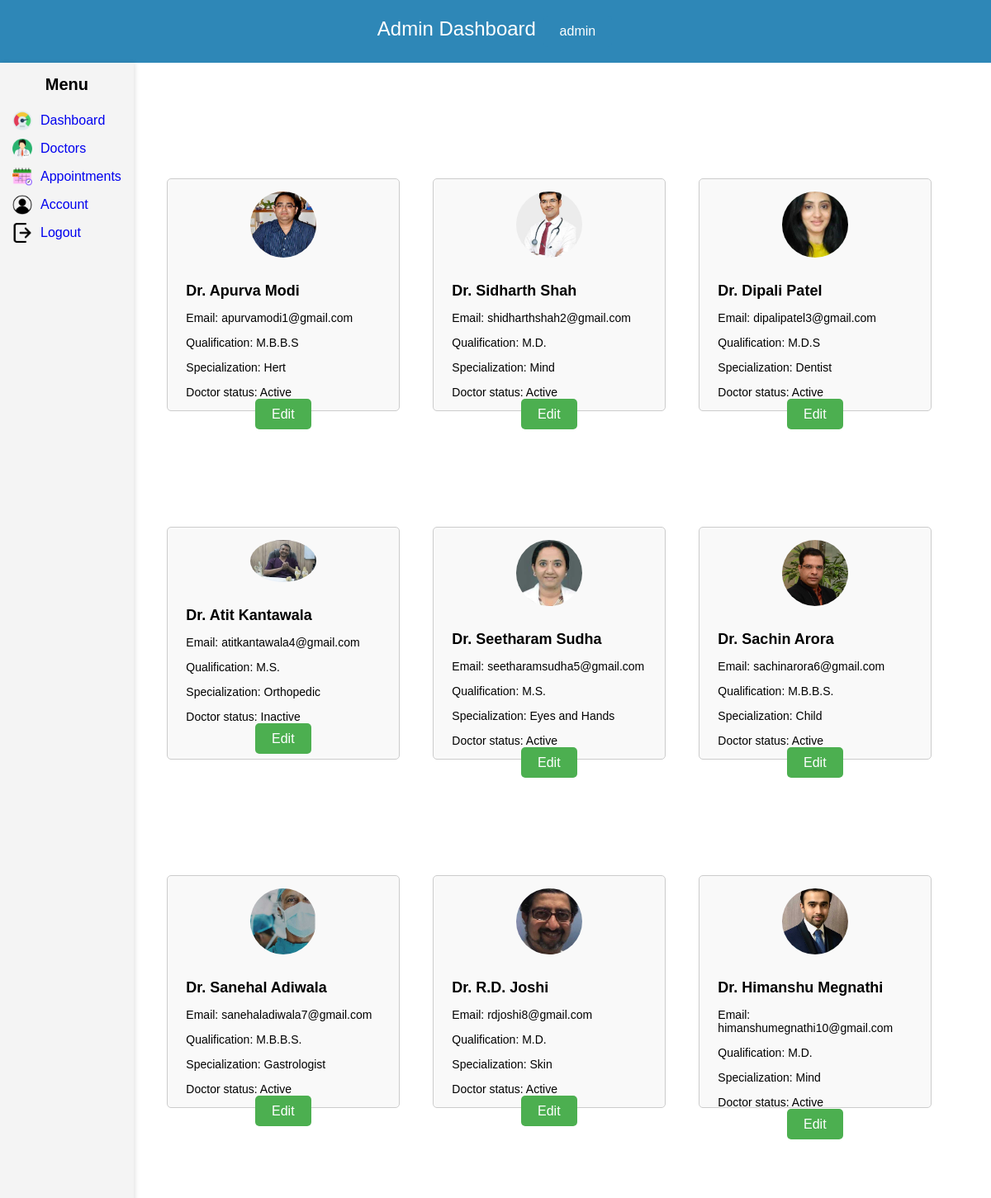
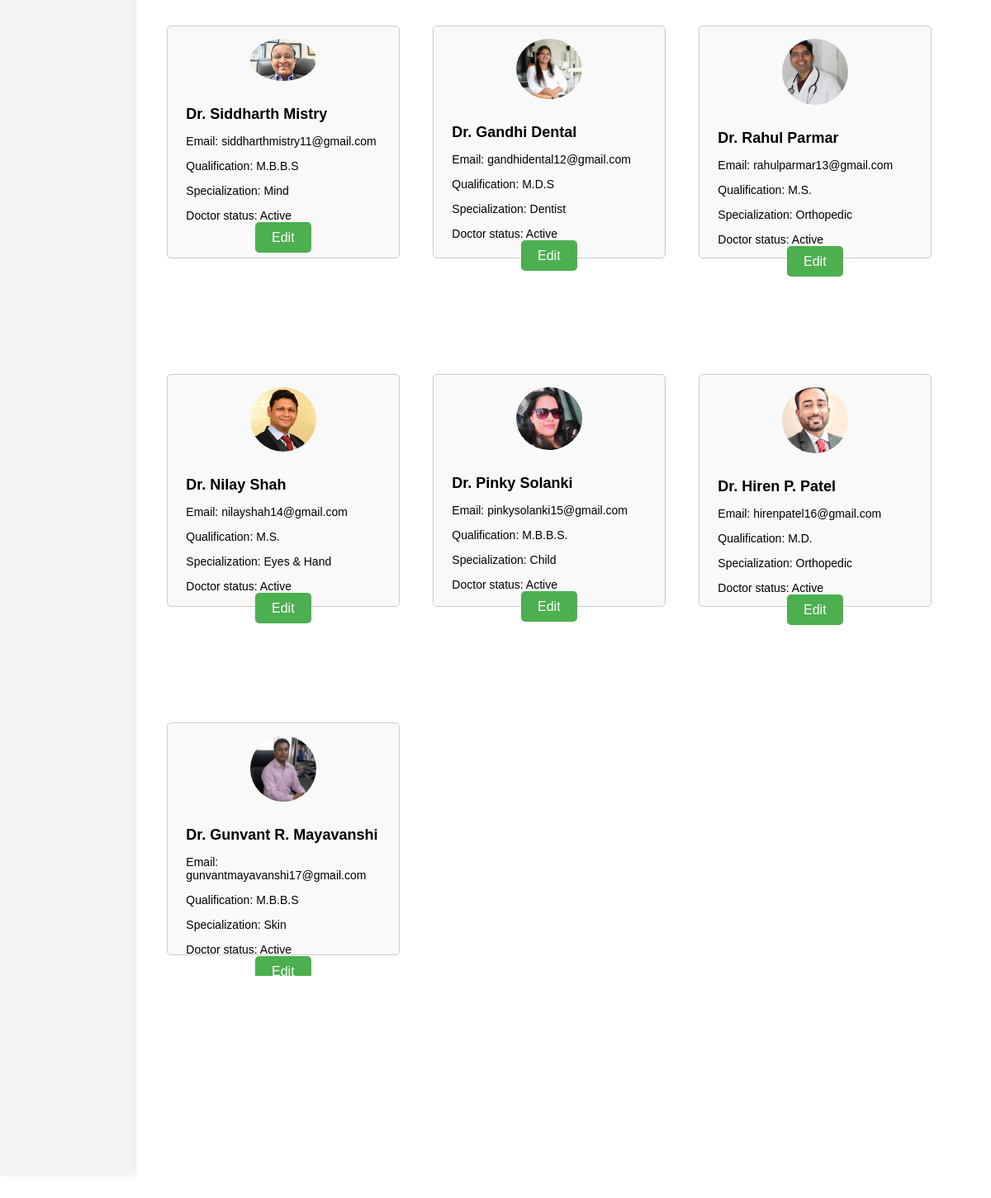
The page /admin/doctor_list.php (signed in) on the database as committed earlier (2 pictures, top to bottom).
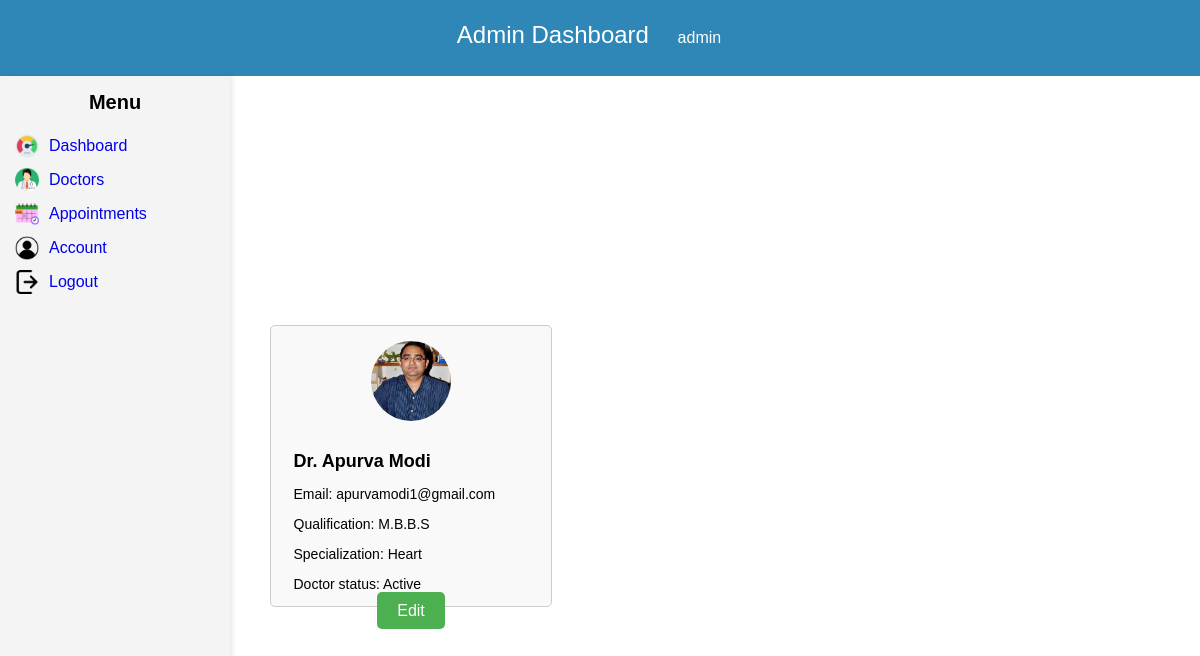
The same page on the database as committed later.
### tables this page shows
CREATE TABLE `doctor` (
  `doctor_id` int(11) NOT NULL,
  `doctor_fullname` varchar(255) NOT NULL,
  `username` varchar(255) NOT NULL,
  `email` varchar(255) NOT NULL,
  `password` varchar(255) NOT NULL,
  `qualification` varchar(255) NOT NULL,
  `specialization` varchar(255) NOT NULL,
  `experience` int(11) NOT NULL,
  `gender` enum('Male','Female') NOT NULL,
  `doctor_time` time NOT NULL,
  `address` text NOT NULL,
  `phone` varchar(20) NOT NULL,
  `status` enum('Active','Inactive') NOT NULL,
  `profile` varchar(255) NOT NULL
);

### admin/doctor_list.php (the view, shortened to what this page needs)
<?php
if(isset($_SESSION['username'])){
    $us = $_SESSION['username'];
}else{
    header('location: ../login.php');
}
?>
<!DOCTYPE html>
<html lang="en">
<head>
    <link rel="stylesheet" href="../user/main.css">
</head>
<body>
<div class="header">Admin Dashboard
<button class="logout-btn"><?php  echo $us; ?></button>
</div>
<div class="container">
<div class="sidebar">
            <h3>Menu</h3>
            <ul>
                <li>
                    <img src="img/performance.png" alt="Icon 1">
                    <a href="main.php">Dashboard</a>
                </li>
                <li>
                    <img src="img/doctor.png" alt="Icon 2">
                    <a href="doctor_list.php">Doctors</a>
                </li>
                <li>
                    <img src="img/calendar.png" alt="Appointment Icon">
                    <a href="appointment.php">Appointments</a>
                </li>
                <li>
                    <img src="img/account.png" alt="Icon 4">
                    <a href="account.php">Account</a>
                </li>
                <li>
                    <img src="img/logout.png" alt="Icon 3">
                    <a href="logout.php">Logout</a>
                </li>
            </ul>
        </div>
    <div class="doctor-cards-container">
<?php
$conn = new mysqli('localhost', 'root', '', 'healthcare');
$sql = "SELECT * FROM doctor";
$result = $conn->query($sql);
if ($result->num_rows > 0) {
    while($row = $result->fetch_assoc()) {
        echo "<div class='doctor-card'>";
        if (!empty($row['profile'])) {
            $profilePicturePath = 'uploads/' . $row['profile'];
            if (file_exists($profilePicturePath)) {
                echo '<img src="' . $profilePicturePath . '" alt="Doctor Profile Picture" class="profile-pic">';
            } else {
                echo '<img src="uploads/default-profile-picture.jpg" alt="Default Profile Picture" class="profile-pic">';
                echo '<p>Profile picture not found.</p>';
            }
        } else {
            echo '<img src="uploads/default-profile-picture.jpg" alt="Default Profile Picture" class="profile-pic">';
            echo '<p>No profile picture specified.</p>';
        }
        echo "<div class='doctor-info'>";
        echo "<h2>" . $row['doctor_fullname'] . "</h2>";
        echo "<p>Email: " . $row['email'] . "</p>";
        echo "<p>Qualification: " . $row['qualification'] . "</p>";
        echo "<p>Specialization: " . $row['specialization'] . "</p>";
        echo "<p>Doctor status: ".$row['status']. "</p>";
        echo "</div>";
        echo "<div class='doctor-actions'>";
        echo "<a href='edit_doctor.php?doctor_id=" . $row['doctor_id'] . "' class='edit-btn'>Edit</a>";
        echo "</div>";
        echo "</div>";
    }
    echo "</div>";
} else {
    echo "<p>No doctors found.</p>";
}
?>
</div>
</body>
</html>

Rows that differ between the two databases and show on the page:
removed doctor: profile (picture), doctor_fullname "Dr. Sidharth Shah", email "shidharthshah2@gmail.com", qualification "M.D.", specialization "Mind", status "Active"
removed doctor: profile (picture), doctor_fullname "Dr. Dipali Patel", email "dipalipatel3@gmail.com", qualification "M.D.S", specialization "Dentist", status "Active"
removed doctor: profile (picture), doctor_fullname "Dr. Atit Kantawala", email "atitkantawala4@gmail.com", qualification "M.S.", specialization "Orthopedic", status "Inactive"
removed doctor: profile (picture), doctor_fullname "Dr. Seetharam Sudha", email "seetharamsudha5@gmail.com", qualification "M.S.", specialization "Eyes and Hands", status "Active"
removed doctor: profile (picture), doctor_fullname "Dr. Sachin Arora", email "sachinarora6@gmail.com", qualification "M.B.B.S.", specialization "Child", status "Active"
removed doctor: profile (picture), doctor_fullname "Dr. Sanehal Adiwala", email "sanehaladiwala7@gmail.com", qualification "M.B.B.S.", specialization "Gastrologist", status "Active"
removed doctor: profile (picture), doctor_fullname "Dr. R.D. Joshi", email "rdjoshi8@gmail.com", qualification "M.D.", specialization "Skin", status "Active"
removed doctor: profile (picture), doctor_fullname "Dr. Himanshu Megnathi", email "himanshumegnathi10@gmail.com", qualification "M.D.", specialization "Mind", status "Active"
removed doctor: profile (picture), doctor_fullname "Dr. Siddharth Mistry", email "siddharthmistry11@gmail.com", qualification "M.B.B.S", specialization "Mind", status "Active"
removed doctor: profile (picture), doctor_fullname "Dr. Gandhi Dental", email "gandhidental12@gmail.com", qualification "M.D.S", specialization "Dentist", status "Active"
removed doctor: profile (picture), doctor_fullname "Dr. Rahul Parmar", email "rahulparmar13@gmail.com", qualification "M.S.", specialization "Orthopedic", status "Active"
removed doctor: profile (picture), doctor_fullname "Dr. Nilay Shah", email "nilayshah14@gmail.com", qualification "M.S.", specialization "Eyes & Hand", status "Active"
removed doctor: profile (picture), doctor_fullname "Dr. Pinky Solanki", email "pinkysolanki15@gmail.com", qualification "M.B.B.S.", specialization "Child", status "Active"
removed doctor: profile (picture), doctor_fullname "Dr. Hiren P. Patel", email "hirenpatel16@gmail.com", qualification "M.D.", specialization "Orthopedic", status "Active"
removed doctor: profile (picture), doctor_fullname "Dr. Gunvant R. Mayavanshi", email "gunvantmayavanshi17@gmail.com", qualification "M.B.B.S", specialization "Skin", status "Active"
changed doctor "Dr. Apurva Modi": specialization "Hert" → "Heart"
